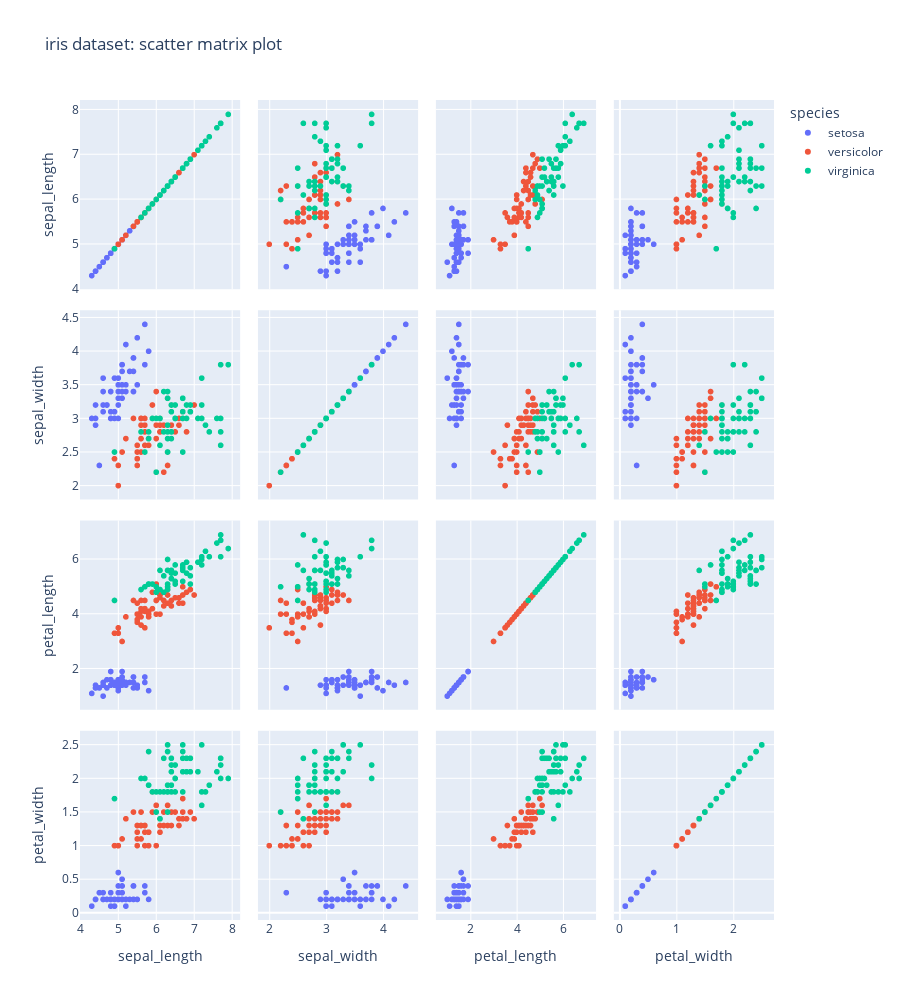

The code cell stored with this chart in its notebook:
### Code cell
fig = px.scatter_matrix(df2,
                       dimensions = ['sepal_length', 'sepal_width', 'petal_length', 'petal_width'],
                       color = 'species',
                       title = 'iris dataset: scatter matrix plot',
                       height = 1000)

fig.show()

### Figure 1 — Plotly figure (JSON) as saved in the notebook; plotly's stock layout.template omitted (floating-point values rounded to 4 significant figures)
{"data": [{"dimensions": [{"axis": {"matches": true}, "label": "sepal_length", "values": [5.1, 4.9, 4.7, 4.6, 5, 5.4, 4.6, 5, 4.4, 4.9, 5.4, 4.8, 4.8, 4.3, 5.8, 5.7, 5.4, 5.1, 5.7, 5.1, 5.4, 5.1, 4.6, 5.1, 4.8, 5, 5, 5.2, 5.2, 4.7, 4.8, 5.4, 5.2, 5.5, 4.9, 5, 5.5, 4.9, 4.4, 5.1, 5, 4.5, 4.4, 5, 5.1, 4.8, 5.1, 4.6, 5.3, 5]}, {"axis": {"matches": true}, "label": "sepal_width", "values": [3.5, 3, 3.2, 3.1, 3.6, 3.9, 3.4, 3.4, 2.9, 3.1, 3.7, 3.4, 3, 3, 4, 4.4, 3.9, 3.5, 3.8, 3.8, 3.4, 3.7, 3.6, 3.3, 3.4, 3, 3.4, 3.5, 3.4, 3.2, 3.1, 3.4, 4.1, 4.2, 3.1, 3.2, 3.5, 3.6, 3, 3.4, 3.5, 2.3, 3.2, 3.5, 3.8, 3, 3.8, 3.2, 3.7, 3.3]}, {"axis": {"matches": true}, "label": "petal_length", "values": [1.4, 1.4, 1.3, 1.5, 1.4, 1.7, 1.4, 1.5, 1.4, 1.5, 1.5, 1.6, 1.4, 1.1, 1.2, 1.5, 1.3, 1.4, 1.7, 1.5, 1.7, 1.5, 1, 1.7, 1.9, 1.6, 1.6, 1.5, 1.4, 1.6, 1.6, 1.5, 1.5, 1.4, 1.5, 1.2, 1.3, 1.4, 1.3, 1.5, 1.3, 1.3, 1.3, 1.6, 1.9, 1.4, 1.6, 1.4, 1.5, 1.4]}, {"axis": {"matches": true}, "label": "petal_width", "values": [0.2, 0.2, 0.2, 0.2, 0.2, 0.4, 0.3, 0.2, 0.2, 0.1, 0.2, 0.2, 0.1, 0.1, 0.2, 0.4, 0.4, 0.3, 0.3, 0.3, 0.2, 0.4, 0.2, 0.5, 0.2, 0.2, 0.4, 0.2, 0.2, 0.2, 0.2, 0.4, 0.1, 0.2, 0.2, 0.2, 0.2, 0.1, 0.2, 0.2, 0.3, 0.3, 0.2, 0.6, 0.4, 0.3, 0.2, 0.2, 0.2, 0.2]}], "hovertemplate": "species=setosa<br>%{xaxis.title.text}=%{x}<br>%{yaxis.title.text}=%{y}<extra></extra>", "legendgroup": "setosa", "marker": {"color": "#636efa", "symbol": "circle"}, "name": "setosa", "showlegend": true, "type": "splom"}, {"dimensions": [{"axis": {"matches": true}, "label": "sepal_length", "values": [7, 6.4, 6.9, 5.5, 6.5, 5.7, 6.3, 4.9, 6.6, 5.2, 5, 5.9, 6, 6.1, 5.6, 6.7, 5.6, 5.8, 6.2, 5.6, 5.9, 6.1, 6.3, 6.1, 6.4, 6.6, 6.8, 6.7, 6, 5.7, 5.5, 5.5, 5.8, 6, 5.4, 6, 6.7, 6.3, 5.6, 5.5, 5.5, 6.1, 5.8, 5, 5.6, 5.7, 5.7, 6.2, 5.1, 5.7]}, {"axis": {"matches": true}, "label": "sepal_width", "values": [3.2, 3.2, 3.1, 2.3, 2.8, 2.8, 3.3, 2.4, 2.9, 2.7, 2, 3, 2.2, 2.9, 2.9, 3.1, 3, 2.7, 2.2, 2.5, 3.2, 2.8, 2.5, 2.8, 2.9, 3, 2.8, 3, 2.9, 2.6, 2.4, 2.4, 2.7, 2.7, 3, 3.4, 3.1, 2.3, 3, 2.5, 2.6, 3, 2.6, 2.3, 2.7, 3, 2.9, 2.9, 2.5, 2.8]}, {"axis": {"matches": true}, "label": "petal_length", "values": [4.7, 4.5, 4.9, 4, 4.6, 4.5, 4.7, 3.3, 4.6, 3.9, 3.5, 4.2, 4, 4.7, 3.6, 4.4, 4.5, 4.1, 4.5, 3.9, 4.8, 4, 4.9, 4.7, 4.3, 4.4, 4.8, 5, 4.5, 3.5, 3.8, 3.7, 3.9, 5.1, 4.5, 4.5, 4.7, 4.4, 4.1, 4, 4.4, 4.6, 4, 3.3, 4.2, 4.2, 4.2, 4.3, 3, 4.1]}, {"axis": {"matches": true}, "label": "petal_width", "values": [1.4, 1.5, 1.5, 1.3, 1.5, 1.3, 1.6, 1, 1.3, 1.4, 1, 1.5, 1, 1.4, 1.3, 1.4, 1.5, 1, 1.5, 1.1, 1.8, 1.3, 1.5, 1.2, 1.3, 1.4, 1.4, 1.7, 1.5, 1, 1.1, 1, 1.2, 1.6, 1.5, 1.6, 1.5, 1.3, 1.3, 1.3, 1.2, 1.4, 1.2, 1, 1.3, 1.2, 1.3, 1.3, 1.1, 1.3]}], "hovertemplate": "species=versicolor<br>%{xaxis.title.text}=%{x}<br>%{yaxis.title.text}=%{y}<extra></extra>", "legendgroup": "versicolor", "marker": {"color": "#EF553B", "symbol": "circle"}, "name": "versicolor", "showlegend": true, "type": "splom"}, {"dimensions": [{"axis": {"matches": true}, "label": "sepal_length", "values": [6.3, 5.8, 7.1, 6.3, 6.5, 7.6, 4.9, 7.3, 6.7, 7.2, 6.5, 6.4, 6.8, 5.7, 5.8, 6.4, 6.5, 7.7, 7.7, 6, 6.9, 5.6, 7.7, 6.3, 6.7, 7.2, 6.2, 6.1, 6.4, 7.2, 7.4, 7.9, 6.4, 6.3, 6.1, 7.7, 6.3, 6.4, 6, 6.9, 6.7, 6.9, 5.8, 6.8, 6.7, 6.7, 6.3, 6.5, 6.2, 5.9]}, {"axis": {"matches": true}, "label": "sepal_width", "values": [3.3, 2.7, 3, 2.9, 3, 3, 2.5, 2.9, 2.5, 3.6, 3.2, 2.7, 3, 2.5, 2.8, 3.2, 3, 3.8, 2.6, 2.2, 3.2, 2.8, 2.8, 2.7, 3.3, 3.2, 2.8, 3, 2.8, 3, 2.8, 3.8, 2.8, 2.8, 2.6, 3, 3.4, 3.1, 3, 3.1, 3.1, 3.1, 2.7, 3.2, 3.3, 3, 2.5, 3, 3.4, 3]}, {"axis": {"matches": true}, "label": "petal_length", "values": [6, 5.1, 5.9, 5.6, 5.8, 6.6, 4.5, 6.3, 5.8, 6.1, 5.1, 5.3, 5.5, 5, 5.1, 5.3, 5.5, 6.7, 6.9, 5, 5.7, 4.9, 6.7, 4.9, 5.7, 6, 4.8, 4.9, 5.6, 5.8, 6.1, 6.4, 5.6, 5.1, 5.6, 6.1, 5.6, 5.5, 4.8, 5.4, 5.6, 5.1, 5.1, 5.9, 5.7, 5.2, 5, 5.2, 5.4, 5.1]}, {"axis": {"matches": true}, "label": "petal_width", "values": [2.5, 1.9, 2.1, 1.8, 2.2, 2.1, 1.7, 1.8, 1.8, 2.5, 2, 1.9, 2.1, 2, 2.4, 2.3, 1.8, 2.2, 2.3, 1.5, 2.3, 2, 2, 1.8, 2.1, 1.8, 1.8, 1.8, 2.1, 1.6, 1.9, 2, 2.2, 1.5, 1.4, 2.3, 2.4, 1.8, 1.8, 2.1, 2.4, 2.3, 1.9, 2.3, 2.5, 2.3, 1.9, 2, 2.3, 1.8]}], "hovertemplate": "species=virginica<br>%{xaxis.title.text}=%{x}<br>%{yaxis.title.text}=%{y}<extra></extra>", "legendgroup": "virginica", "marker": {"color": "#00cc96", "symbol": "circle"}, "name": "virginica", "showlegend": true, "type": "splom"}], "layout": {"dragmode": "select", "height": 1000, "legend": {"title": {"text": "species"}, "tracegroupgap": 0}, "title": {"text": "iris dataset: scatter matrix plot"}}}
